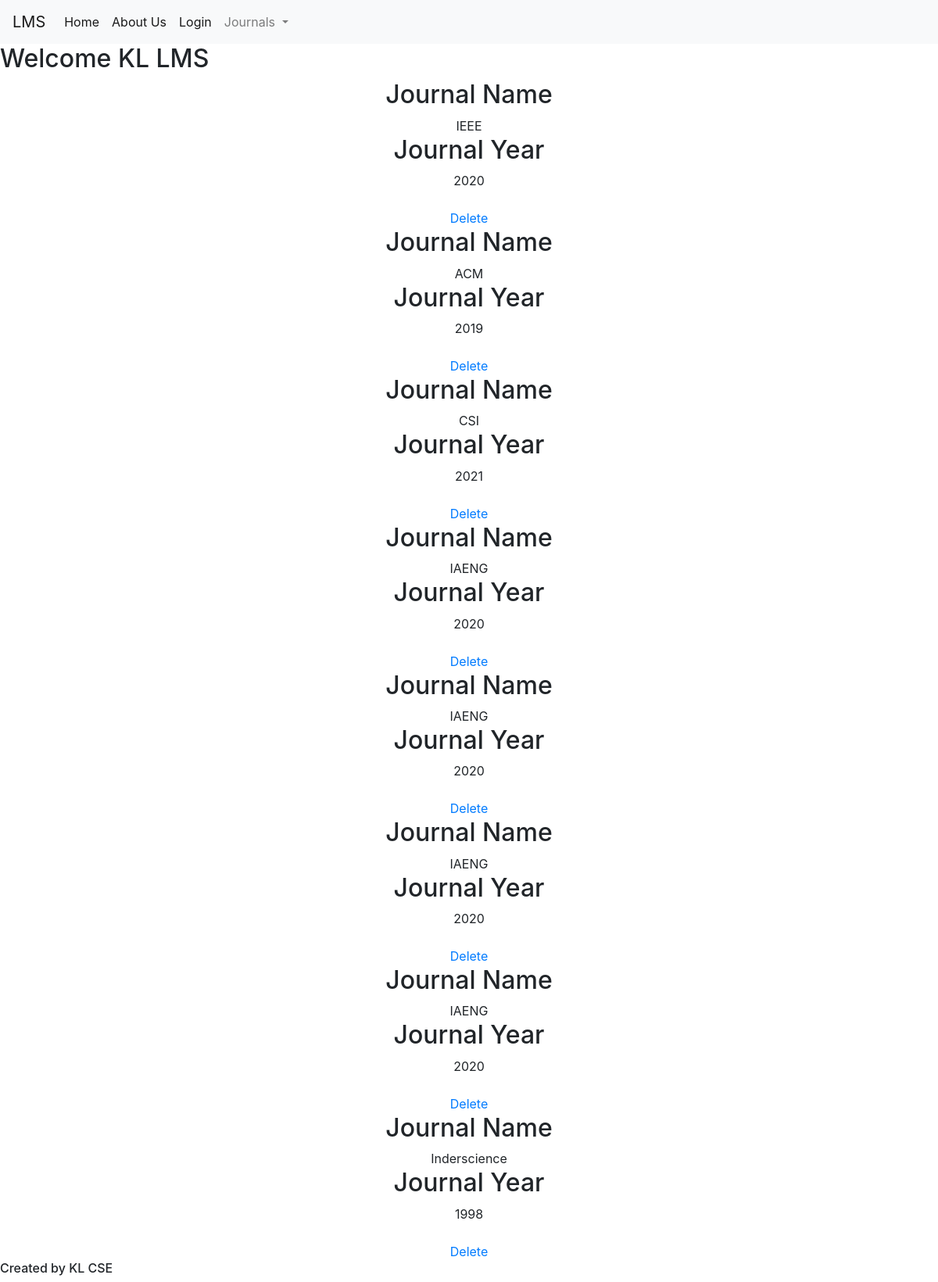
/viewjournals/, run on an earlier commit of the app's database.
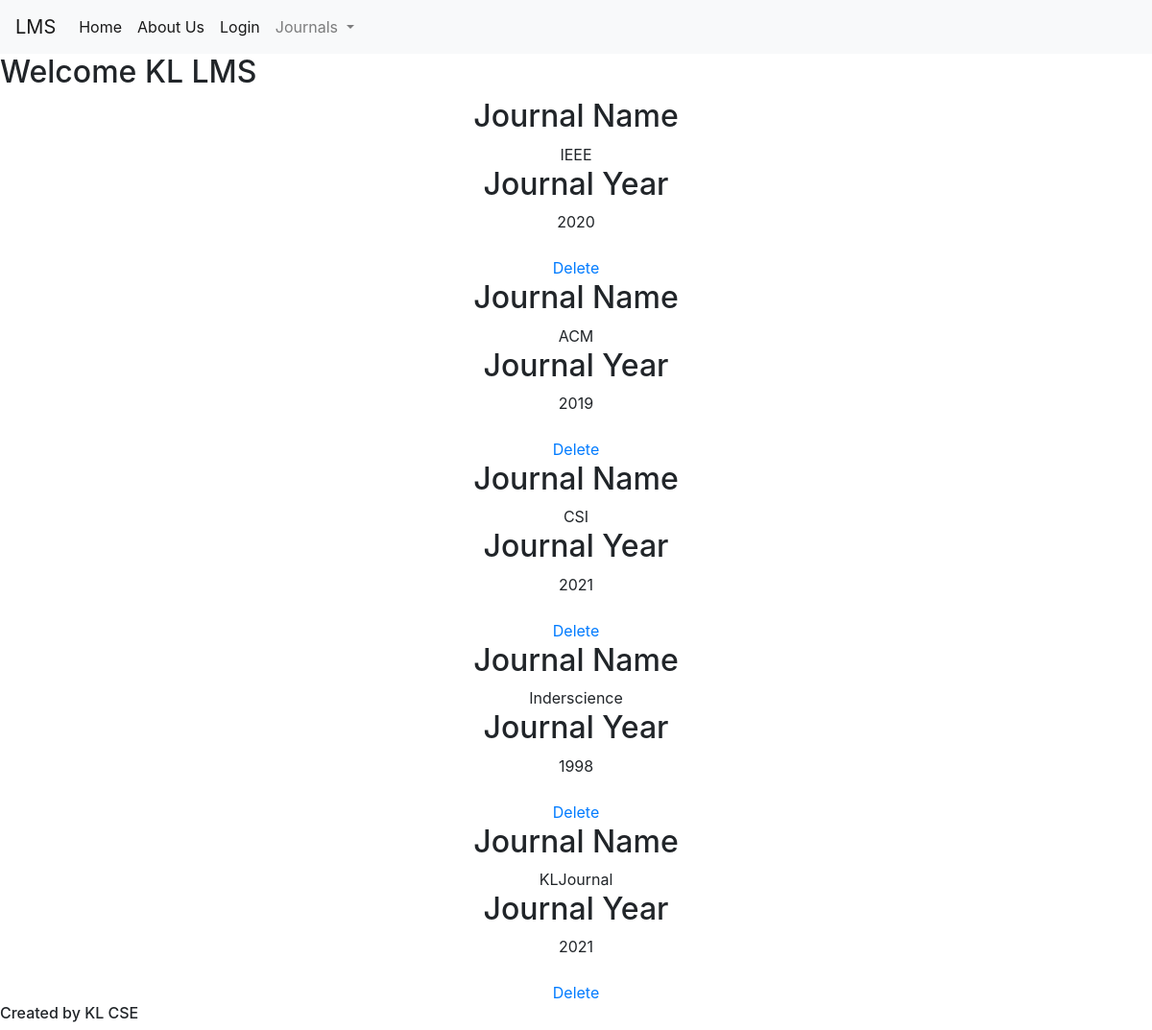
And on a later commit of the database.
### Students/models.py (models this page shows, shortened)
class Journal(models.Model):
    jid = models.AutoField(primary_key=True)
    jname = models.CharField(max_length=55)
    jyear=models.IntegerField(max_length=5)

### Students/views.py (the view)
# urls.py: path('viewjournals/', views.viewjournals, name="Students-viewjournals"),
def viewjournals(request):
    return render(request,"Students/viewjournals.html",{'jlist':Journal.objects.all()})

### Students/templates/Students/viewjournals.html
{% extends "Students/base.html" %}
{% block content %}
<center>
{% for j in jlist %}
<h2>Journal Name</h2>{{ j.jname }}<br>
<h2>Journal Year</h2>{{ j.jyear }}<br><br>
    <a href="/deletejournal/{{ j.jid }}">Delete</a>
    {% endfor %}
</center>
{% endblock %}

### Students/templates/Students/base.html (shortened to what this page needs)
{% load static %}
<html lang="en">
<head>
    <link rel="stylesheet" href="https://maxcdn.bootstrapcdn.com/bootstrap/4.0.0/css/bootstrap.min.css">
    <link rel="stylesheet" type="text/css" href="{% static 'Students/styles.css' %}">
</head>
<body>
<nav class="navbar navbar-expand-lg navbar-light bg-light">
  <a class="navbar-brand" href="{% url 'Students-home' %}">LMS</a>
  <div class="collapse navbar-collapse" id="navbarNavDropdown">
    <ul class="navbar-nav">
      <li class="nav-item active">
        <a class="nav-link" href="{% url 'Students-home' %}">Home<span class="sr-only">(current)</span></a>
      </li>
      <li class="nav-item active">
        <a class="nav-link" href="{% url 'Students-about' %}">About Us</a>
      </li>
      <li class="nav-item active">
        <a class="nav-link" href="{% url 'login' %}">Login</a>
      </li>
      <li class="nav-item dropdown">
        <a class="nav-link dropdown-toggle" href="{% url 'Students-viewjournals' %}" id="navbarDropdownMenuLink" data-toggle="dropdown" aria-haspopup="true" aria-expanded="false">
          Journals
        </a>
      </li>
    </ul>
  </div>
</nav>
<h2>Welcome KL LMS</h2>
{% block content %}{% endblock %}
<h6>Created by KL CSE</h6>
</body>
</html>

What changed in the data, as far as the page shows it:
removed Journal: jname "IAENG", jyear "2020"
removed Journal: jname "IAENG", jyear "2020"
removed Journal: jname "IAENG", jyear "2020"
removed Journal: jname "IAENG", jyear "2020"
added Journal: jname "KLJournal", jyear "2021"
